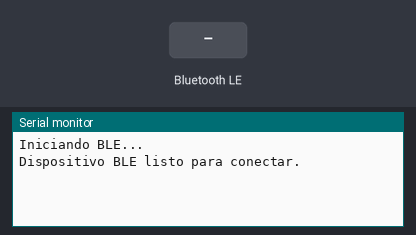
Bench run of a sketch on a simulated ESP32-C3. Parts: the last lines printed to the serial monitor. The test bench sets the inputs (shaded band). Nothing arrives over Bluetooth unless stated; a phone connects over Bluetooth LE 3 s after start.

Above: at 1.2 s.
1.3 s: Bluetooth LE write "1" received
At 2.0 s:
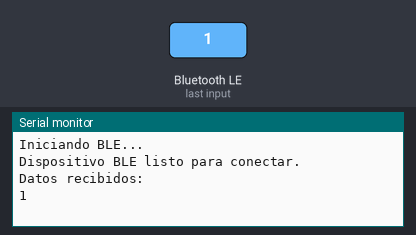
2.8 s: Bluetooth LE write "0" received
At 2.96 s:
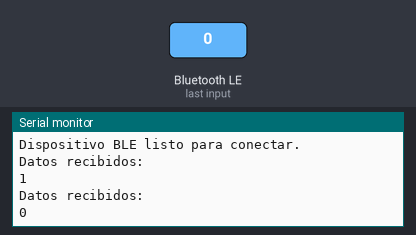
4.5 s: Bluetooth LE write "2" received
At 5.6 s:
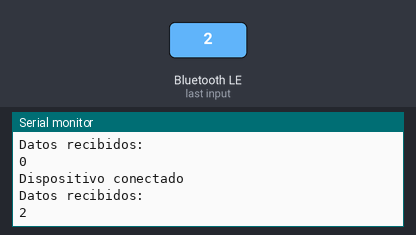

Measured:
- after the input at 1.3 s, the serial monitor: prints a new line at once (image 1)
- after the input at 2.8 s, the serial monitor: prints a new line at once (image 2)
- after the input at 4.5 s, the serial monitor: prints a new line at once (image 3)

The sketch:

CACABLEWrite.ino
```cpp
#include <BLEDevice.h>
#include <BLEServer.h>
#include <BLEUtils.h>
#include <BLE2902.h>

// Nombre del dispositivo BLE
#define DEVICE_NAME "ESP32-C3-BLE-Write"

// UUIDs para el servicio y las características
#define SERVICE_UUID        "12345678-1234-1234-1234-1234567890ab"
#define CHARACTERISTIC_UUID "abcd1234-5678-90ab-cdef-1234567890ab"

BLEServer *pServer = NULL;
BLECharacteristic *pCharacteristic = NULL;
bool deviceConnected = false;

// Callback para manejar escritura en la característica
class MyCallbacks : public BLECharacteristicCallbacks {
    void onWrite(BLECharacteristic *pCharacteristic) {
      //std::string value = pCharacteristic->getValue();
      String value = pCharacteristic->getValue();

      if (value.length() > 0) {
        Serial.println("Datos recibidos:");
        for (int i = 0; i < value.length(); i++) {
          Serial.print(value[i]);
        }
        Serial.println();
      }
    }
};

// Callback para manejar conexiones y desconexiones
class MyServerCallbacks : public BLEServerCallbacks {
    void onConnect(BLEServer* pServer) {
      deviceConnected = true;
      Serial.println("Dispositivo conectado");
    }

    void onDisconnect(BLEServer* pServer) {
      deviceConnected = false;
      Serial.println("Dispositivo desconectado");
    }
};

void setup() {
  Serial.begin(115200);
  Serial.println("Iniciando BLE...");

  // Inicializar el dispositivo BLE
  BLEDevice::init(DEVICE_NAME);

  // Crear un servidor BLE
  pServer = BLEDevice::createServer();
  pServer->setCallbacks(new MyServerCallbacks());

  // Crear un servicio BLE
  BLEService *pService = pServer->createService(SERVICE_UUID);

  // Crear una característica BLE con permisos de escritura
  pCharacteristic = pService->createCharacteristic(
                      CHARACTERISTIC_UUID,
                      BLECharacteristic::PROPERTY_WRITE
                    );

  // Configurar el callback para manejar escritura
  pCharacteristic->setCallbacks(new MyCallbacks());

  // Iniciar el servicio
  pService->start();

  // Iniciar la publicidad BLE
  BLEAdvertising *pAdvertising = BLEDevice::getAdvertising();
  pAdvertising->addServiceUUID(SERVICE_UUID);
  pAdvertising->setScanResponse(true);
  pAdvertising->setMinPreferred(0x06);  // Opcional
  pAdvertising->setMaxPreferred(0x12); // Opcional
  BLEDevice::startAdvertising();

  Serial.println("Dispositivo BLE listo para conectar.");
}

void loop() {
  // No es necesario hacer nada en el loop para este ejemplo
}
```
